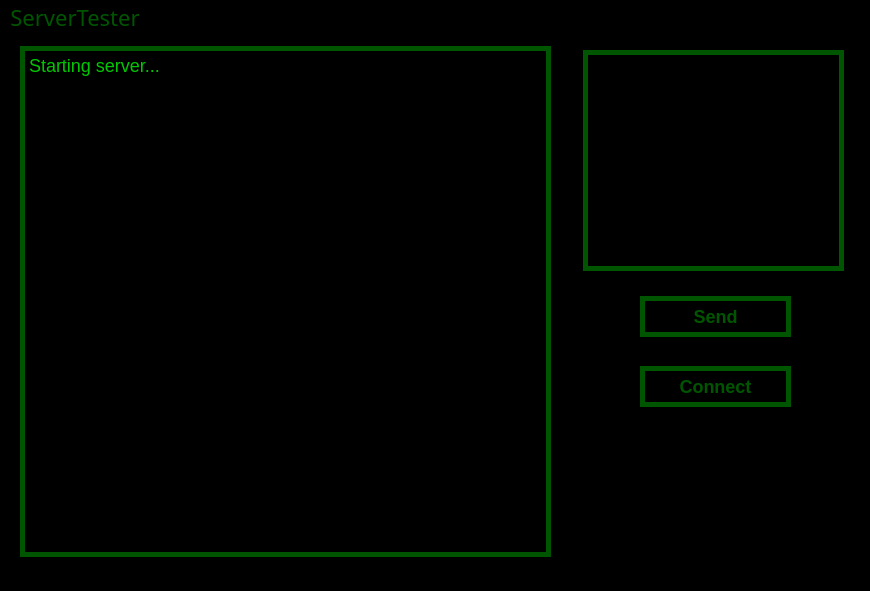
<?xml version="1.0" encoding="UTF-8"?>
<ui version="4.0">
 <class>MainWindow</class>
 <widget class="QMainWindow" name="MainWindow">
  <property name="geometry">
   <rect>
    <x>0</x>
    <y>0</y>
    <width>870</width>
    <height>591</height>
   </rect>
  </property>
  <property name="windowTitle">
   <string>MainWindow</string>
  </property>
  <property name="autoFillBackground">
   <bool>false</bool>
  </property>
  <property name="styleSheet">
   <string notr="true">background-color: rgb(0, 0, 0);</string>
  </property>
  <widget class="QWidget" name="centralwidget">
   <widget class="QPlainTextEdit" name="InsMex">
    <property name="geometry">
     <rect>
      <x>583</x>
      <y>14</y>
      <width>261</width>
      <height>221</height>
     </rect>
    </property>
    <property name="toolTip">
     <string/>
    </property>
    <property name="toolTipDuration">
     <number>1</number>
    </property>
    <property name="styleSheet">
     <string notr="true">background-color: rgb(0, 0, 0);
color: rgb(83, 83, 83);
border:5px solid rgb(0, 85, 0);
font-size: 18px;</string>
    </property>
    <property name="plainText">
     <string/>
    </property>
    <property name="overwriteMode">
     <bool>true</bool>
    </property>
    <property name="placeholderText">
     <string>Type message</string>
    </property>
   </widget>
   <widget class="QPushButton" name="SendMex">
    <property name="geometry">
     <rect>
      <x>640</x>
      <y>260</y>
      <width>151</width>
      <height>41</height>
     </rect>
    </property>
    <property name="mouseTracking">
     <bool>true</bool>
    </property>
    <property name="styleSheet">
     <string notr="true">QPushButton{
	background-color: rgb(0, 0, 0);
	border:5px solid rgb(0, 85, 0);
	color:rgb(0, 85, 0);
	font-size: 18px;
	font: bold;
}
QPushButton:hover{
	background-color:rgb(83, 83, 83);
}
QPushButton:pressed{
	background-color:rgb(0, 139, 0);
}</string>
    </property>
    <property name="text">
     <string>Send</string>
    </property>
   </widget>
   <widget class="QPlainTextEdit" name="Console">
    <property name="geometry">
     <rect>
      <x>20</x>
      <y>10</y>
      <width>531</width>
      <height>511</height>
     </rect>
    </property>
    <property name="toolTip">
     <string/>
    </property>
    <property name="toolTipDuration">
     <number>1</number>
    </property>
    <property name="styleSheet">
     <string notr="true">background-color: rgb(0, 0, 0);
color: rgb(0, 200, 0);
border:5px solid rgb(0, 85, 0);
font-size: 18px;</string>
    </property>
    <property name="plainText">
     <string>Starting server...</string>
    </property>
    <property name="overwriteMode">
     <bool>true</bool>
    </property>
    <property name="textInteractionFlags">
     <set>Qt::TextSelectableByKeyboard|Qt::TextSelectableByMouse</set>
    </property>
    <property name="placeholderText">
     <string/>
    </property>
   </widget>
   <widget class="QPushButton" name="Connect">
    <property name="geometry">
     <rect>
      <x>640</x>
      <y>330</y>
      <width>151</width>
      <height>41</height>
     </rect>
    </property>
    <property name="mouseTracking">
     <bool>true</bool>
    </property>
    <property name="styleSheet">
     <string notr="true">QPushButton{
	background-color: rgb(0, 0, 0);
	border:5px solid rgb(0, 85, 0);
	color:rgb(0, 85, 0);
	font-size: 18px;
	font: bold;
}
QPushButton:hover{
	background-color:rgb(83, 83, 83);
}
QPushButton:pressed{
	background-color:rgb(0, 139, 0);
}</string>
    </property>
    <property name="text">
     <string>Connect</string>
    </property>
   </widget>
  </widget>
  <widget class="QMenuBar" name="menubar">
   <property name="geometry">
    <rect>
     <x>0</x>
     <y>0</y>
     <width>870</width>
     <height>36</height>
    </rect>
   </property>
   <property name="font">
    <font>
     <family>Gigi</family>
     <pointsize>-1</pointsize>
     <italic>false</italic>
     <bold>false</bold>
    </font>
   </property>
   <property name="autoFillBackground">
    <bool>false</bool>
   </property>
   <property name="styleSheet">
    <string notr="true">QMenuBar 
{
	color:rgb(0, 85, 0);
	background-color: rgb(0, 0, 0);
	font-size: 22px;
}
QMenuBar::item:selected{
	background-color: rgb(22, 22, 22);
}</string>
   </property>
   <widget class="QMenu" name="menuServerTester">
    <property name="palette">
     <palette>
      <active>
       <colorrole role="WindowText">
        <brush brushstyle="SolidPattern">
         <color alpha="255">
          <red>255</red>
          <green>255</green>
          <blue>255</blue>
         </color>
        </brush>
       </colorrole>
       <colorrole role="Button">
        <brush brushstyle="SolidPattern">
         <color alpha="255">
          <red>0</red>
          <green>0</green>
          <blue>0</blue>
         </color>
        </brush>
       </colorrole>
       <colorrole role="Text">
        <brush brushstyle="SolidPattern">
         <color alpha="255">
          <red>255</red>
          <green>255</green>
          <blue>255</blue>
         </color>
        </brush>
       </colorrole>
       <colorrole role="ButtonText">
        <brush brushstyle="SolidPattern">
         <color alpha="255">
          <red>255</red>
          <green>255</green>
          <blue>255</blue>
         </color>
        </brush>
       </colorrole>
       <colorrole role="Base">
        <brush brushstyle="SolidPattern">
         <color alpha="255">
          <red>0</red>
          <green>0</green>
          <blue>0</blue>
         </color>
        </brush>
       </colorrole>
       <colorrole role="Window">
        <brush brushstyle="SolidPattern">
         <color alpha="255">
          <red>0</red>
          <green>0</green>
          <blue>0</blue>
         </color>
        </brush>
       </colorrole>
       <colorrole role="PlaceholderText">
        <brush brushstyle="SolidPattern">
         <color alpha="128">
          <red>255</red>
          <green>255</green>
          <blue>255</blue>
         </color>
        </brush>
       </colorrole>
      </active>
      <inactive>
       <colorrole role="WindowText">
        <brush brushstyle="SolidPattern">
         <color alpha="255">
          <red>255</red>
          <green>255</green>
          <blue>255</blue>
         </color>
        </brush>
       </colorrole>
       <colorrole role="Button">
        <brush brushstyle="SolidPattern">
         <color alpha="255">
          <red>0</red>
          <green>0</green>
          <blue>0</blue>
         </color>
        </brush>
       </colorrole>
       <colorrole role="Text">
        <brush brushstyle="SolidPattern">
         <color alpha="255">
          <red>255</red>
          <green>255</green>
          <blue>255</blue>
         </color>
        </brush>
       </colorrole>
       <colorrole role="ButtonText">
        <brush brushstyle="SolidPattern">
         <color alpha="255">
          <red>255</red>
          <green>255</green>
          <blue>255</blue>
         </color>
        </brush>
       </colorrole>
       <colorrole role="Base">
        <brush brushstyle="SolidPattern">
         <color alpha="255">
          <red>0</red>
          <green>0</green>
          <blue>0</blue>
         </color>
        </brush>
       </colorrole>
       <colorrole role="Window">
        <brush brushstyle="SolidPattern">
         <color alpha="255">
          <red>0</red>
          <green>0</green>
          <blue>0</blue>
         </color>
        </brush>
       </colorrole>
       <colorrole role="PlaceholderText">
        <brush brushstyle="SolidPattern">
         <color alpha="128">
          <red>255</red>
          <green>255</green>
          <blue>255</blue>
         </color>
        </brush>
       </colorrole>
      </inactive>
      <disabled>
       <colorrole role="WindowText">
        <brush brushstyle="SolidPattern">
         <color alpha="255">
          <red>255</red>
          <green>255</green>
          <blue>255</blue>
         </color>
        </brush>
       </colorrole>
       <colorrole role="Button">
        <brush brushstyle="SolidPattern">
         <color alpha="255">
          <red>0</red>
          <green>0</green>
          <blue>0</blue>
         </color>
        </brush>
       </colorrole>
       <colorrole role="Text">
        <brush brushstyle="SolidPattern">
         <color alpha="255">
          <red>255</red>
          <green>255</green>
          <blue>255</blue>
         </color>
        </brush>
       </colorrole>
       <colorrole role="ButtonText">
        <brush brushstyle="SolidPattern">
         <color alpha="255">
          <red>255</red>
          <green>255</green>
          <blue>255</blue>
         </color>
        </brush>
       </colorrole>
       <colorrole role="Base">
        <brush brushstyle="SolidPattern">
         <color alpha="255">
          <red>0</red>
          <green>0</green>
          <blue>0</blue>
         </color>
        </brush>
       </colorrole>
       <colorrole role="Window">
        <brush brushstyle="SolidPattern">
         <color alpha="255">
          <red>0</red>
          <green>0</green>
          <blue>0</blue>
         </color>
        </brush>
       </colorrole>
       <colorrole role="PlaceholderText">
        <brush brushstyle="SolidPattern">
         <color alpha="128">
          <red>255</red>
          <green>255</green>
          <blue>255</blue>
         </color>
        </brush>
       </colorrole>
      </disabled>
     </palette>
    </property>
    <property name="styleSheet">
     <string notr="true">QMenu{
	color: rgb(255, 255, 255);
    font: bold;
}
QMenu:hover
{
	color: rgb(255, 255, 255);
	background-color: rgb(83, 83, 83);
}
QMenu::item:selected{
	background-color: rgb(83, 83, 83);
}</string>
    </property>
    <property name="title">
     <string>ServerTester</string>
    </property>
    <addaction name="actionSet_Ip"/>
   </widget>
   <addaction name="menuServerTester"/>
  </widget>
  <widget class="QStatusBar" name="statusbar"/>
  <action name="actionSet_Ip">
   <property name="text">
    <string>Set Ip</string>
   </property>
   <property name="menuRole">
    <enum>QAction::ApplicationSpecificRole</enum>
   </property>
  </action>
 </widget>
 <resources/>
 <connections/>
</ui>
